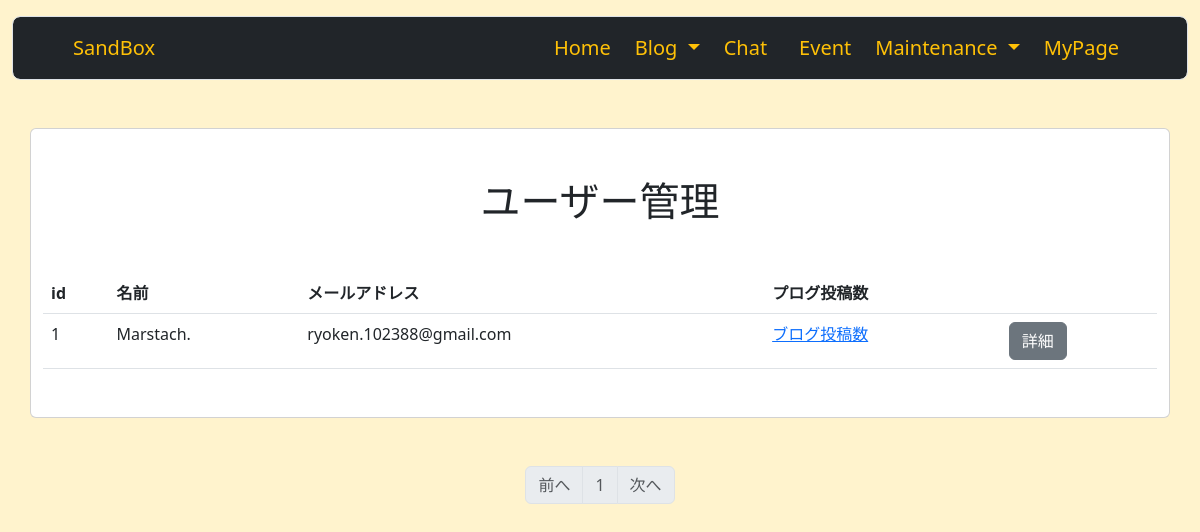
The app's page /user_maintenance (signed in), older data.
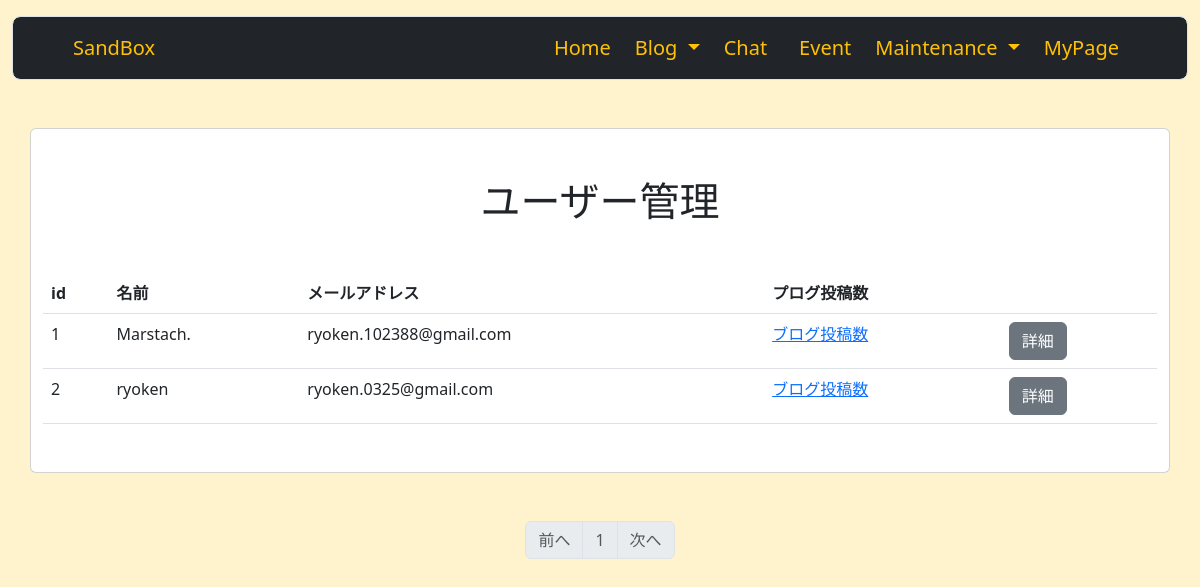
The same page, newer data.
### sandbox_system/models.py (models this page shows, shortened)
class User(db.Model, UserMixin):
    __tablename__ = 'users'
    id = db.Column(db.Integer, primary_key=True)
    email = db.Column(db.String(64), unique=True, index=True)
    username = db.Column(db.String(64), unique=True, index=True)
    password_hash = db.Column(db.String(128))
    administrator = db.Column(db.String(1))
    blog = db.relationship('Blog', backref = 'author', lazy = 'dynamic')
    @property
    def password(self):
        raise AttributeError('password is not a readable attribute')
    def is_administrator(self):
        if self.administrator == '1':
            return 1
        else:
            return 0

### sandbox_system/users/view.py (the view)
@users.route('/user_maintenance')
@login_required
def user_maintenance():
    if not current_user.is_administrator():
        abort(403)
    page = request.args.get('page', 1, type=int)
    users = User.query.order_by(User.id).paginate(page=page, per_page=10)
    return render_template('maintenance/user_maintenance.html', users=users)

### sandbox_system/__init__.py (called while the page is built)
@event.listens_for(Engine, "connect")
def set_sqlite_pragma(dbapi_connection, connection_record):
    cursor = dbapi_connection.cursor()
    cursor.execute("PRAGMA foreign_keys=ON")
    cursor.close()

### sandbox_system/models.py (called while the page is built)
@login_manager.user_loader
def load_user(user_id):
    return User.query.get(user_id)

### sandbox_system/templates/maintenance/user_maintenance.html
{% extends 'base.html' %}
{% block content %}
<div class="container">
    <div class="row">
        <div class="card">
            <h1 class="text-center my-5">ユーザー管理</h1>
            <table class="table mb-5">
                <thead>
                <tr>
                    <th>id</th>
                    <th>名前</th>
                    <th>メールアドレス</th>
                    <th>プログ投稿数</th>
                    <th></th>
                </tr>
                </thead>
                {% for user in users.items %}
                <tbody>
                <tr>
                    <td>{{ user.id }}</td>
                    <td>{{ user.username }}</td>
                    <td>{{ user.email }}</td>
                    <td><a href="#">ブログ投稿数</a></td>
                    <td><a href="{{ url_for('blogs.user_blog', user_id=user.id) }}" class="btn btn-secondary">詳細</a></td>
                </tr>
                </tbody>
                {% endfor %}
            </table>
        </div>
    </div>
</div>
<nav class="my-5" aria-label="Page navigation">
    <ul class="pagination justify-content-center">
        <li {% if users.has_prev %} class="page-item" {%else%} class="page-item disabled" {% endif %}><a class="page-link" href="{% if users.has_prev %}{{ url_for('users.user_maintenance', page=users.prev_num) }}{% else %}#{% endif %}">前へ</a></li>
{% for page_num in users.iter_pages(left_edge=1, right_edge=1, left_current=1, right_current=2) %}
    {% if page_num %}
        {% if users.page == page_num %}
            <li class="page-item disabled"><a class="page-link" href="#">{{ page_num }}</a></li>
        {% else %}
            <li class="page-item"><a class="page-link" href="{{ url_for('users.user_maintenance', page=page_num) }}">{{ page_num }}</a></li>
        {% endif %}
    {% else %}
        <li class="page-item disabled"><a class="page-link" href="#">&hellip;</a></li>
    {% endif %}
{% endfor %}
    <li {% if users.has_next %} class="page-item" {% else %} class="page-item disabled" {% endif %}><a class="page-link" href="{% if users.has_next %}{{ url_for('users.user_maintenance',page=users.next_num) }}{% else %}#{% endif %}">次へ</a></li>
    </ul>
</nav>
{% endblock %}

Row changes from the older to the newer data that the page shows:
added User: id "2", username "ryoken", email "ryoken.0325@gmail.com"
